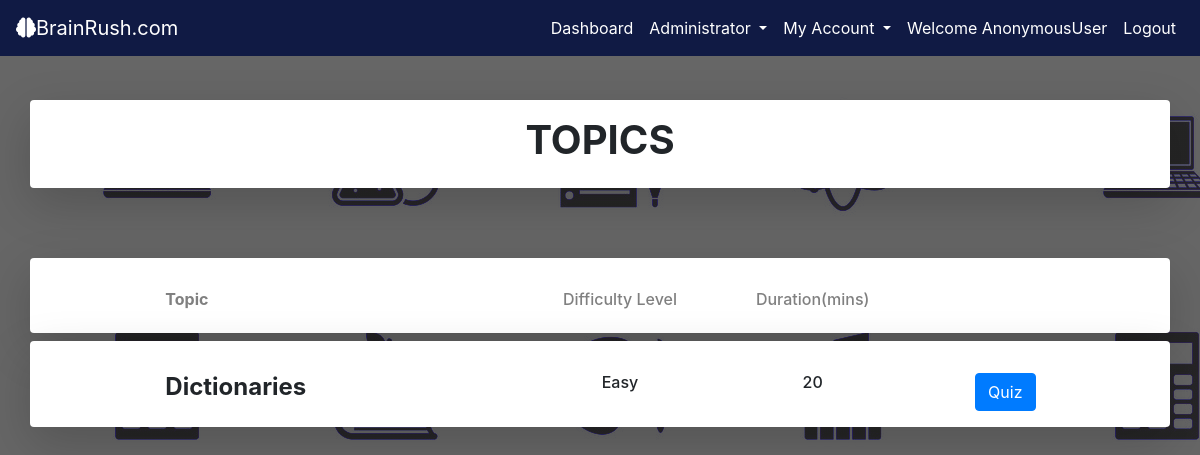
The app's page /student/heading_list/2/ with its own data.
### tutor/models.py (models this page shows, shortened)
class Heading(models.Model):
    headingname = models.CharField(max_length=50)
    difficultylevel = models.CharField('Difficulty Level',choices=DIFFICULTY,max_length=12)
    headingdescription = models.TextField()
    course = models.ForeignKey(Course,on_delete=models.CASCADE,default=None)
    time = models.IntegerField(blank=True,null=True)
    code = models.CharField(max_length=6,default=000000)

### student/views.py (the view)
# urls.py: path('heading_list/<int:id>/',views.heading_list,name="headinglist"),
def heading_list(request,id):
    context = {'heading_list' : Heading.objects.all().filter(course = id)}
    return render(request,'student/heading_list.html',context)

### student/templates/student/heading_list.html (shortened to what this page needs)
{% extends 'student/student_nav.html' %}
{% load static %}
{% block content %}
<body  style="background-image: linear-gradient(rgba(0,0,0,0.6),rgba(0,0,0,0.6)),url({% static 'images/subject.jpg' %}); width:100%; height: 1500px; ">
<div >
    <div class="container" id="course" style="margin-top:100px;">
        <div class="row mt-5 d-flex justify-content-center shadow-lg p-3 mb-5 bg-white rounded">
            <h1><strong>TOPICS</strong></h1>
        </div>
        <div class="row  d-flex justify-content-center shadow-lg p-3 mb-5 bg-white rounded" style="color: grey; margin-top:70px;">
            <div class="col-sm-4 ml-5 mt-3 d-flex justify-content-left">
                <h6><strong>Topic</strong></h6>
            </div>
            <div class="col-sm-2 ml-2 mt-3 d-flex justify-content-center">
                <h6>Difficulty Level</h6>
            </div>
            <div class="col-sm-2 ml-2 mt-3 d-flex justify-content-center">
                <h6>Duration(mins)</h6>
            </div>
            <div class="col-sm-2 ml-2 mt-3 d-flex justify-content-center">
            </div>
        </div>
        <div class="row  d-flex justify-content-center shadow-lg p-3 mb-5 bg-white rounded" style="margin-top: -40px;">
            {% for heading in heading_list %}
            <div class="col-sm-4 ml-5 mt-3 d-flex justify-content-left">
                <h4><strong>{{heading.headingname}}</strong></h4>
            </div>
            <div class="col-sm-2 ml-2 mt-3 d-flex justify-content-center">
                <h6>{{heading.difficultylevel}}</h6>
            </div>
            <div class="col-sm-2 ml-2 mt-3 d-flex justify-content-center">
                <h6>{{heading.time}}</h6>
            </div>
            <div class="col-sm-2 ml-2 mt-3 d-flex justify-content-center">
                <button type="button" class="btn btn-primary" data-toggle="modal" data-target="#staticBackdrop">
                    Quiz
                  </button>
            </div>
            {% endfor %}
        </div>
    </div>
</div>
</body>
{% endblock content %}

### records on screen
Heading: headingname "Dictionaries", difficultylevel "Easy", time "20"

### other values on screen
{{ request.user }} "AnonymousUser"
